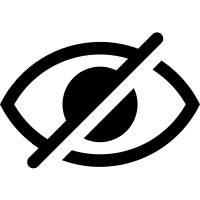
#> input picture LuciaAI/stegano.png, 200 x 200 px
$ python steganography_test.py
#> lines starting #> are read from the running program, lines starting #| are printed output that depends on the picture
# Hiding Text in an Image Using LSB Encoding
# This script hides a secret text message in an image by modifying the least significant bits (LSBs)
# of the RGB pixel values. The modified image is saved as a new file with the encoded message.

from PIL import Image

# Function to convert a message to binary
def message_to_binary(message):
    """
    Converts a string message into its binary representation.

    Args:
        message (str): The text message to convert.

    Returns:
        str: A binary string representing the message.
    """
    return ''.join(format(ord(char), '08b') for char in message)

# Hide text in an image using LSB encoding
def hide_text_in_image(input_image_path, output_image_path, secret_message):
    """
    Hides a secret text message in an image by modifying the least significant bits of the pixel values.

    Args:
        input_image_path (str): Path to the input image.
        output_image_path (str): Path to save the output image with the hidden message.
        secret_message (str): The message to hide in the image.

    Prints:
        str: Confirmation message when the process is complete.
    """
#> called with input_image_path = 'stegano.png', output_image_path = 'encoded_image.png', secret_message = 'I am Test Hidden Message'
    # Load the image
    image = Image.open(input_image_path)
#> image is the input picture: PIL image 200x200 RGBA; mean R, G, B, A 0, 0, 0, 63.4
    # Convert the message to binary and add a delimiter to mark the end of the message
    binary_message = message_to_binary(secret_message) + '1111111111111110'  # End of message delimiter
    binary_index = 0  # Tracks the position in the binary message

    # Convert the image to RGB mode if it isn't already
    image = image.convert("RGB")
#> image: PIL image 200x200 RGB; every value is 0
    # Get the pixel data as a list
    pixels = list(image.getdata())
#> pixels = 40000 items

    # Create a list to hold the modified pixels
    new_pixels = []
    for pixel in pixels:
        r, g, b = pixel  # Get the red, green, and blue values of the pixel

        # Modify the LSBs of the red, green, and blue channels to store the binary message
        if binary_index < len(binary_message):
            r = (r & ~1) | int(binary_message[binary_index])  # Modify the LSB of the red channel
            binary_index += 1
        if binary_index < len(binary_message):
            g = (g & ~1) | int(binary_message[binary_index])  # Modify the LSB of the green channel
            binary_index += 1
        if binary_index < len(binary_message):
            b = (b & ~1) | int(binary_message[binary_index])  # Modify the LSB of the blue channel
            binary_index += 1

        # Append the modified pixel to the new pixel list
        new_pixels.append((r, g, b))
#> this loop made 40000 passes
#> (r, g, b, binary_index) on passes 1 to 12: (0, 1, 0, 3), (0, 1, 0, 6), (0, 1, 0, 9), (0, 1, 0, 12), (0, 0, 0, 15), (0, 0, 1, 18), (1, 0, 0, 21), (0, 0, 1, 24), (0, 1, 1, 27), (0, 1, 1, 30), (0, 1, 0, 33), (0, 1, 0, 36)
#> after the loop, binary_index = 208; new_pixels = 40000 items

    # Create a new image using the modified pixel data
    image.putdata(new_pixels)
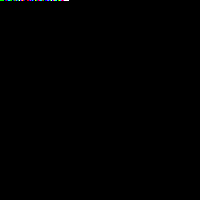
#> image: PIL image 200x200 RGB; mean R, G, B 0.00065, 0.000825, 0.00095; drawn with 1 as white
    # Save the new image to the specified output path
    image.save(output_image_path)
    print(f"Text hidden in image and saved as {output_image_path}")

# Example usage
hide_text_in_image('stegano.png', 'encoded_image.png', 'I am Test Hidden Message')
